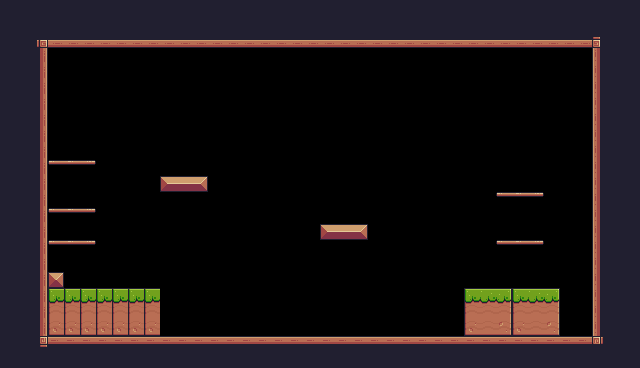

A level layout from a 2D game, rendered from its tile map. Below: a short description, then the map file with its tile-grid data intact:
An orthogonal 40x23 tile map with 16x16 px tiles, 1 tile layer (Background) and 17 objects (5x Platform, Player).

<map version="1.10" tiledversion="1.10.2" orientation="orthogonal" renderorder="right-down" width="40" height="23" tilewidth="16" tileheight="16" infinite="0" nextlayerid="4" nextobjectid="58">
 <tileset firstgid="1" source="Pixel Adventure.tsx" />
 <layer id="1" name="Background" width="40" height="23">
  <data encoding="csv">
24,24,24,24,24,24,24,24,24,24,24,24,24,24,24,24,24,24,24,24,24,24,24,24,24,24,24,24,24,24,24,24,24,24,24,24,24,24,24,24,
24,24,24,24,24,24,24,24,24,24,24,112,112,112,112,112,112,24,24,24,24,24,24,24,24,24,24,24,24,24,24,24,24,24,24,24,24,24,24,24,
24,24,92,134,134,134,134,134,134,134,134,134,134,134,134,134,134,134,134,134,134,134,134,134,134,134,134,134,134,134,134,134,134,134,134,134,134,93,24,24,
24,24,113,0,0,0,0,0,0,0,0,0,0,0,0,0,0,0,0,0,0,0,0,0,0,0,0,0,0,0,0,0,0,0,0,0,0,111,24,24,
24,24,113,0,0,0,0,0,0,0,0,0,0,0,0,0,0,0,0,0,0,0,0,0,0,0,0,0,0,0,0,0,0,0,0,0,0,111,24,24,
24,24,113,0,0,0,0,0,0,0,0,0,0,0,0,0,0,0,0,0,0,0,0,0,0,0,0,0,0,0,0,0,0,0,0,0,0,111,24,24,
24,24,113,0,0,0,0,0,0,0,0,0,0,0,0,0,0,0,0,0,0,0,0,0,0,0,0,0,0,0,0,0,0,0,0,0,0,111,24,24,
24,24,113,0,0,0,0,0,0,0,0,0,0,0,0,0,0,0,0,0,0,0,0,0,0,0,0,0,0,0,0,0,0,0,0,0,0,111,24,24,
24,24,113,0,0,0,0,0,0,0,0,0,0,0,0,0,0,0,0,0,0,0,0,0,0,0,0,0,0,0,0,0,0,0,0,0,0,111,24,24,
24,24,113,0,0,0,0,0,0,0,0,0,0,0,0,0,0,0,0,0,0,0,0,0,0,0,0,0,0,0,0,0,0,0,0,0,0,111,24,24,
24,24,113,40,41,42,0,0,0,0,0,0,0,0,0,0,0,0,0,0,0,0,0,0,0,0,0,0,0,0,0,0,0,0,0,0,0,111,24,24,
24,24,113,0,0,0,0,0,0,0,13,14,15,0,0,0,0,0,0,0,0,0,0,0,0,0,0,0,0,0,0,0,0,0,0,0,0,111,24,24,
24,24,113,0,0,0,0,0,0,0,0,0,0,0,0,0,0,0,0,0,0,0,0,0,0,0,0,0,0,0,0,40,41,42,0,0,0,111,24,24,
24,24,113,40,41,42,0,0,0,0,0,0,0,0,0,0,0,0,0,0,0,0,0,0,0,0,0,0,0,0,0,0,0,0,0,0,0,111,24,24,
24,24,113,0,0,0,0,0,0,0,0,0,0,0,0,0,0,0,0,0,13,14,15,0,0,0,0,0,0,0,0,0,0,0,0,0,0,111,24,24,
24,24,113,40,41,42,0,0,0,0,0,0,0,0,0,0,0,0,0,0,0,0,0,0,0,0,0,0,0,0,0,40,41,42,0,0,0,111,24,24,
24,24,113,0,0,0,0,0,0,0,0,0,0,0,0,0,0,0,0,0,0,0,0,0,0,0,0,0,0,0,0,0,0,0,0,0,0,111,24,24,
24,24,113,35,0,0,0,0,0,0,0,0,0,0,0,0,0,0,0,0,0,0,0,0,0,0,0,0,0,0,0,0,0,0,0,0,0,111,24,24,
24,24,113,7,7,7,7,7,7,7,0,0,0,0,0,0,0,0,0,0,0,0,0,0,0,0,0,0,0,7,8,9,7,8,9,0,0,111,24,24,
24,24,113,29,29,29,29,29,29,29,0,0,0,0,0,0,0,0,0,0,0,0,0,0,0,0,0,0,0,29,30,31,29,30,31,0,0,111,24,24,
24,24,113,51,51,51,51,51,51,51,0,0,0,0,0,0,0,0,0,0,0,0,0,0,0,0,0,0,0,51,52,53,51,52,53,0,0,111,24,24,
24,24,114,90,90,90,90,90,90,90,90,90,90,90,90,90,90,90,90,90,90,90,90,90,90,90,90,90,90,90,90,90,90,90,90,90,90,115,24,24,
24,24,24,24,24,24,24,24,24,24,24,24,24,24,24,24,24,24,24,24,24,24,24,24,24,24,24,24,24,24,24,24,24,24,24,24,24,24,24,24
</data>
 </layer>
 <objectgroup id="3" name="Collision">
  <object id="26" x="48" y="32" height="16" />
  <object id="27" x="32" y="32" width="576" height="16" />
  <object id="28" x="592" y="48" width="16" height="304" />
  <object id="29" x="32" y="48" width="16" height="304" />
  <object id="30" x="48" y="336" width="560" height="16" />
  <object id="31" x="48" y="272" width="16" height="16" />
  <object id="32" x="48" y="288" width="112" height="48" />
  <object id="33" x="464" y="288" width="96" height="48" />
  <object id="34" x="160" y="176" width="48" height="16" />
  <object id="36" x="320" y="224" width="48" height="16" />
  <object id="37" x="496" y="240" width="48" />
  <object id="50" type="Platform" x="496" y="240" width="48" height="16" />
  <object id="51" type="Platform" x="496" y="192" width="48" height="16" />
  <object id="52" type="Platform" x="48" y="160" width="48" height="16" />
  <object id="53" type="Platform" x="48" y="208" width="48" height="16" />
  <object id="54" type="Platform" x="48" y="240" width="48" height="16" />
 </objectgroup>
 <objectgroup id="2" name="spawnpoints">
  <object id="20" name="Player" type="Player" x="319.667" y="287.333" width="32" height="32" />
 </objectgroup>
</map>
